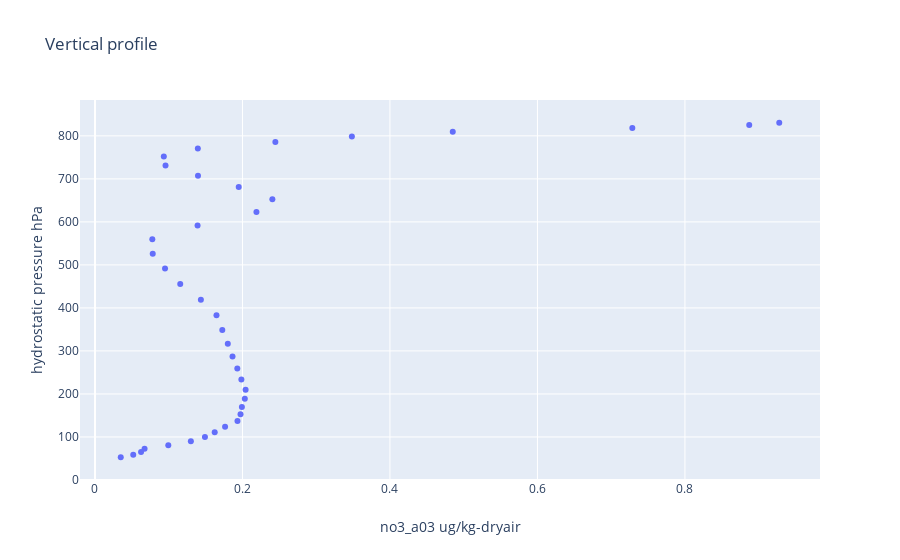

The code cell stored with this chart in its notebook:
### Code cell
#Plot over hydrotatic pressure
fig = go.Figure()
fig.add_trace(go.Scatter(x=average['no3_a03'], y= average.P_HYD*0.01,
                    mode='markers',
                    ))
# Edit the layout
fig.update_layout(title='Vertical profile',
                   xaxis_title='no3_a03' +' '+ average['no3_a03'].units,
                   yaxis_title='hydrostatic pressure hPa')
fig.show()

### Figure 1 — Plotly figure (JSON) as saved in the notebook; plotly's stock layout.template omitted (floating-point values rounded to 4 significant figures)
{"data": [{"mode": "markers", "type": "scatter", "x": [0.9279, 0.8872, 0.7287, 0.4852, 0.3484, 0.2446, 0.1395, 0.09336, 0.09567, 0.1397, 0.1949, 0.2405, 0.219, 0.1391, 0.07777, 0.07833, 0.095, 0.1156, 0.1436, 0.1648, 0.1726, 0.1801, 0.1865, 0.193, 0.1986, 0.2043, 0.2032, 0.1992, 0.1974, 0.1932, 0.1764, 0.1624, 0.1491, 0.13, 0.09942, 0.06727, 0.06249, 0.05189, 0.03496], "y": [830.5, 825.0, 818.1, 809.4, 798.8, 785.9, 770.4, 752.1, 731.1, 707.3, 681.1, 652.8, 622.8, 591.7, 559.5, 526.2, 491.6, 455.8, 418.9, 382.7, 348.8, 316.9, 287.1, 259.2, 233.4, 209.9, 188.8, 169.8, 152.7, 137.3, 123.5, 111.0, 99.84, 89.78, 80.74, 72.61, 65.29, 58.72, 52.8]}], "layout": {"title": {"text": "Vertical profile"}, "xaxis": {"title": {"text": "no3_a03 ug/kg-dryair"}}, "yaxis": {"title": {"text": "hydrostatic pressure hPa"}}}}
